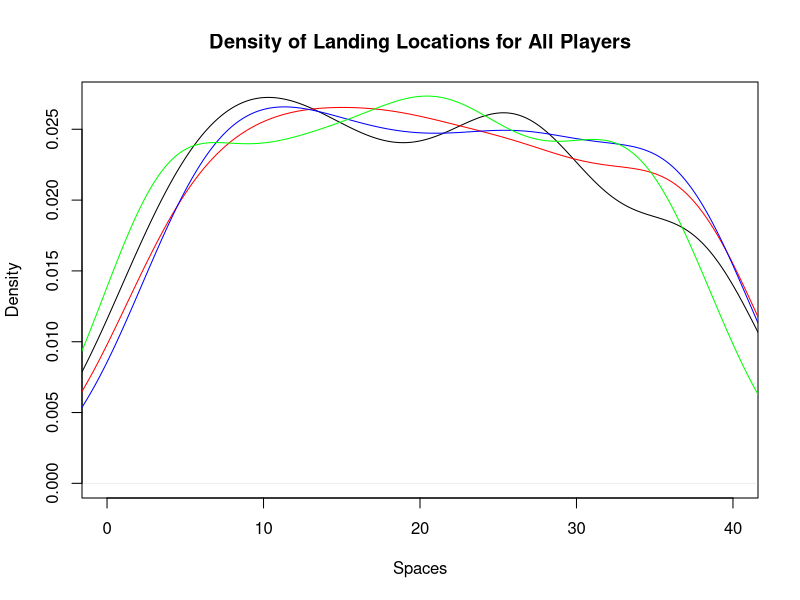
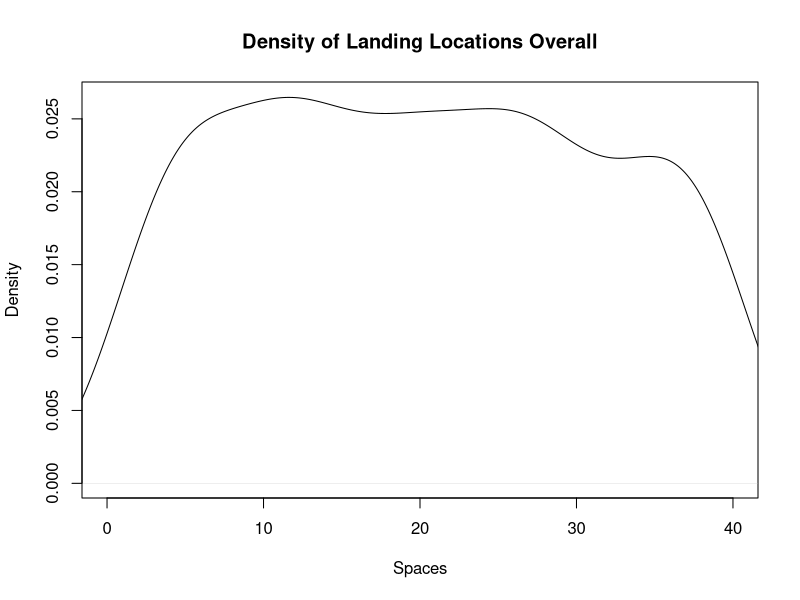
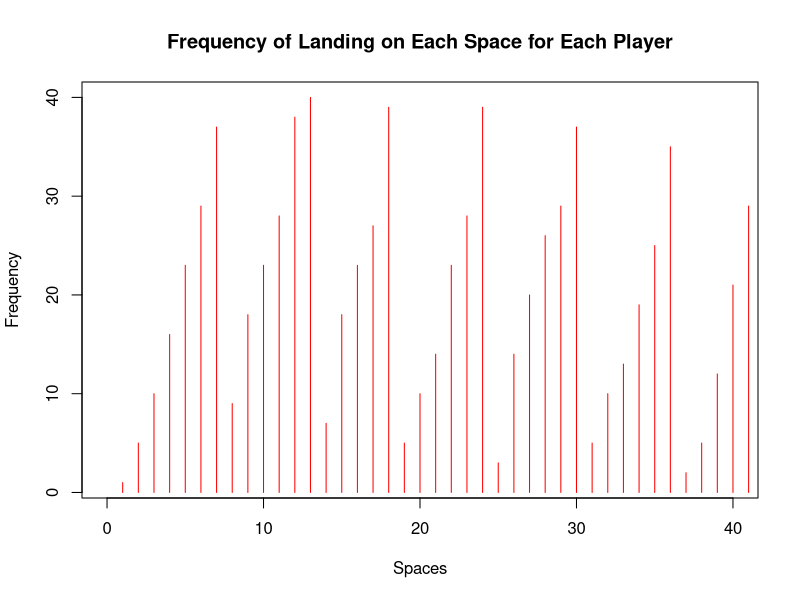
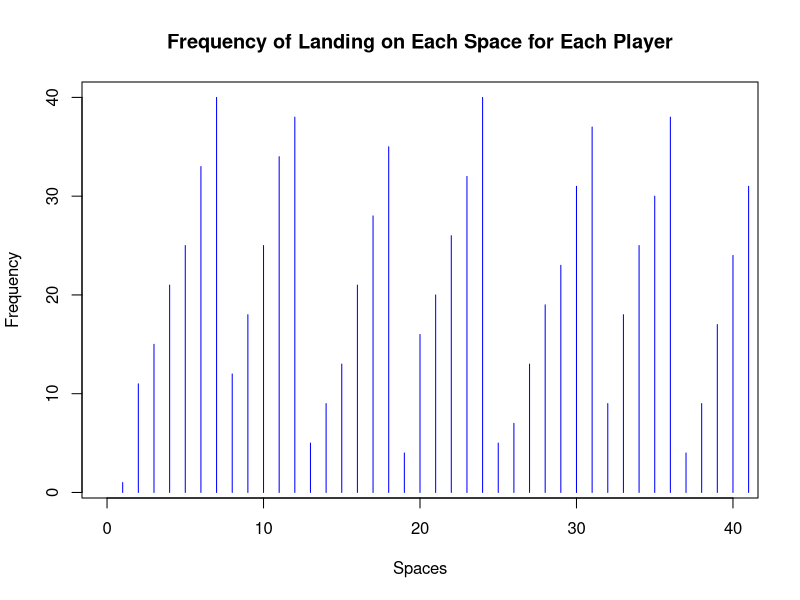
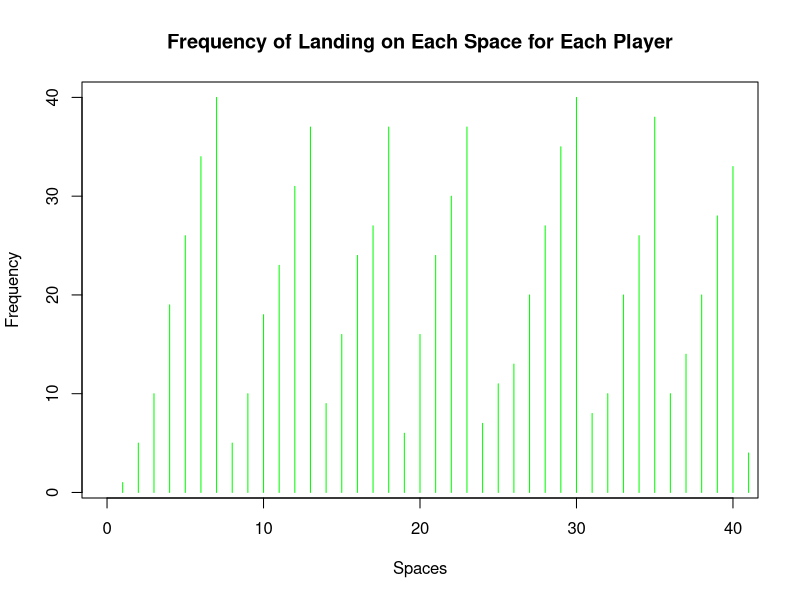
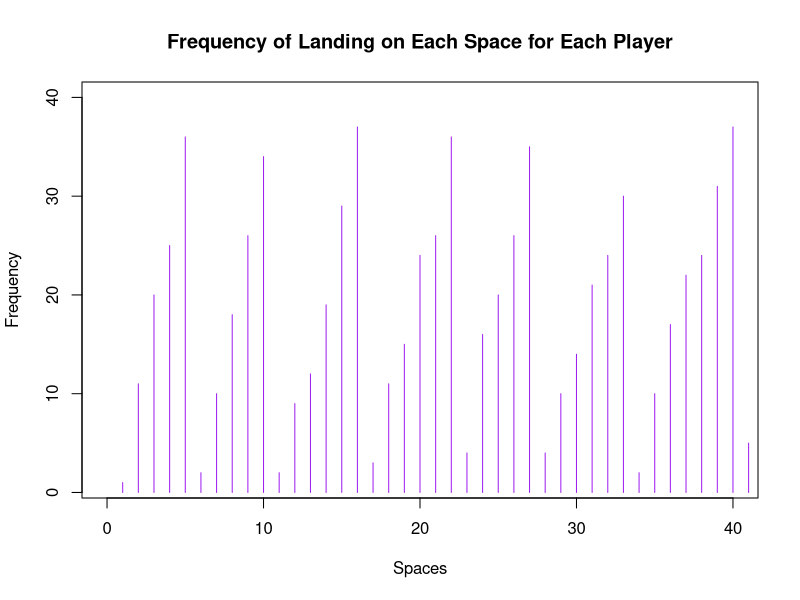
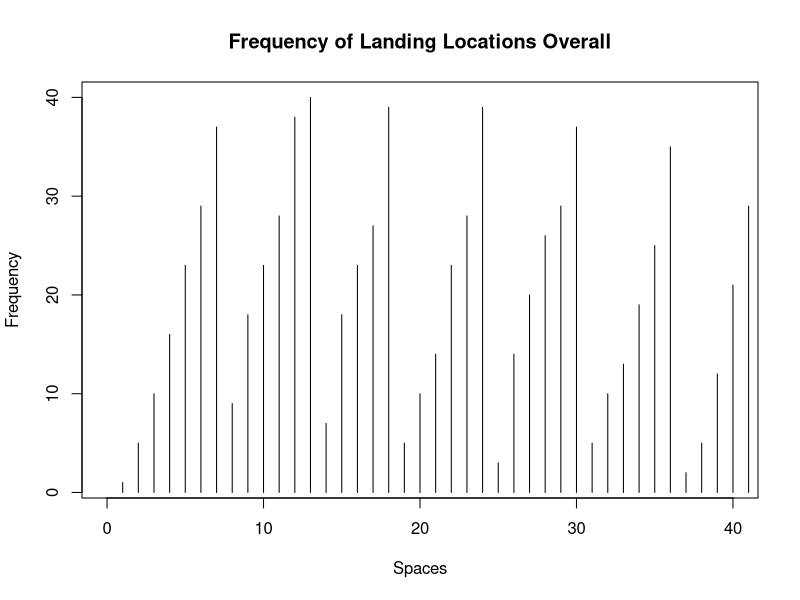
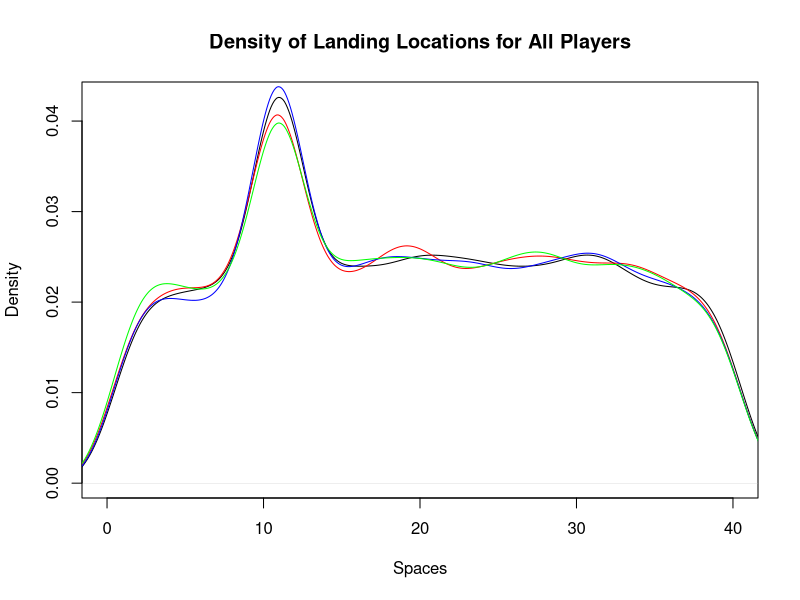

Reproduce these figures in R, in order. (Note: this script raises an error after producing the figures.)
## ---- chunk 1
knitr::opts_chunk$set(echo = TRUE)
## ---- chunk 2
library(dplyr)
library(ggplot2)
library(tidyverse)
## ---- chunk 3
monopolyBoard <- read.csv("MonopolyBoard.csv", header = T)
monopolyBoard
## ---- chunk 4
# Using dice rolls to determine where a player will land on the board
#input: "location", where the player is on the board
#output: the players new location on the board after the have rolled

#note that this is only accounting for standard dice rolls, no special rules yet...

lets_move = function(location) {
  dice_roll_1 <- sample(1:6, 1, replace = TRUE) #A random roll of a six-sided die
  dice_roll_2 <- sample(1:6, 1, replace = TRUE) #A random roll of a six-sided die
  
  roll_total <- sum(dice_roll_1, dice_roll_2) #The sum of the two rolls
  
  location = location + roll_total #Updating the player's location based on their rolls from the current turn
  
  if(location <= 40) { #if statement checking the players location
    location = location
  } else { #if the sum of the player's previous location and their rolls is greater than 40, this moves the player past GO and the start moving from space 1
    location = location - 40
  }
  
  print(location)
  
}

lets_move(20)
## ---- chunk 5
who_goes_first2 <- function(num_players){
  initial_rolls <- c()
  player_order <- length(num_players)
  for (i in 1:num_players) {
    player_i_roll <- sum(sample(1:6, 2, replace=TRUE))
    initial_rolls <- c(initial_rolls, player_i_roll) # vector of every player's first roll
  }
  
  if(sum(initial_rolls == max(initial_rolls)) >= 2){ # if more 1 person has the highest roll
    
    while (sum(initial_rolls == max(initial_rolls)) >= 2) { # keep rolling as long as players are tied
      tied_players <- which(initial_rolls==max(initial_rolls)) # identify which players tied

      tie_breaker_rolls <- c()
      for (i in tied_players) { # tied players roll again
       player_i_roll2 <- sum(sample(1:6, 2, replace=TRUE))
       tie_breaker_rolls <- c(tie_breaker_rolls, player_i_roll2)
       initial_rolls <- tie_breaker_rolls # update initial rolls
      }
    }
    highest_roll <- max(tie_breaker_rolls)
    highest_player <- tied_players[which(tie_breaker_rolls == highest_roll)]
  }
  
  else {
    highest_player <- which.max(initial_rolls) # who rolled the highest number
  
    # creating player order
    player_order[1] <- as.integer(highest_player)

    for (j in 2:num_players) {
    
      player_order[j] <- as.integer(player_order[j-1] + 1)
      if (player_order[j] > num_players) {
        player_order[j] <- 1
      }
    }
    #print(player_order)
  }
  playerlist <- (list(highest_player, player_order))
  return(playerlist)
}

who_goes_first2(4)
## ---- chunk 6
#A function to play Monopoly!
#Utilizes lets_move to move the players around the board
#input: "turns"; the amount of turns each player will take (i.e. the number of rounds in the game), "players"; a numeric value 1-4 representing the number of players in the game
#output: a dataframe showing each players' location after each of their turns; a density plot showing each players' location data throughout the game; a density plot showing the overall location data throughout the game

lets_play = function(turns, players) {
  
  location_data <- as.data.frame(matrix(nrow = turns, ncol = players)) # dataframe will keep data for locations of players for each turn
  
  # puts players in order
  colnames(location_data) <- who_goes_first2(players)[[2]]
  
  location = 1 #initializes the player at space 1 (i.e. GO!)
  location_data[1,] <- location

  for (i in 2:turns) { # iterates through number of turns
    for (j in 1:players) { # rotates through each player
      location = lets_move(location_data[i-1,j])[[1]] # takes location from lets_move2 function and assigns it to location
      location_data[i,j] <- as.integer(location) # puts location value into the dataframe of locations for each player
    }
  }
print(location_data) 


 ########################## plots ###############################

 #vector of colors
  colors <- c("red", "blue", "green","purple")
  
  # creates density plot of frequency of landing on each space for each player
  plot(density(location_data[,1]), xlim = c(0,40), col = "black", xlab="Spaces", main= "Density of Landing Locations for All Players")
  
  for (k in 2:players) {
    lines(density(location_data[,k]), col = colors[k-1]) # adds a density line for each player after the first
  }
  
  # creates density plot for total frequency landing on each space (all players spaces included)
  all_spaces <- as.vector(as.matrix(location_data))
  plot(density(all_spaces), xlim = c(0,40), col = "black", xlab="Spaces", main="Density of Landing Locations Overall")
  
  #creates frequency plot for frequency of landing on certain spaces for each player
  for(k in 1:players){
  plot(location_data[,k], xlim= c(0,40), col=colors[k], type="h", xlab="Spaces", ylab="Frequency", main="Frequency of Landing on Each Space for Each Player")
  }

  plot(all_spaces, xlim = c(0,40), col = "black", type="h", xlab = "Spaces", ylab = "Frequency", main = "Frequency of Landing Locations Overall")
}

lets_play(100, 4)

## ---- chunk 7
#Double Down -- addition of jail and double rolls

#Incorporating double rolls and sending players to jail when the players are rolling and moving
#input: "location"; a numeric value 1 to 40; where the player in on the board
#output: the players new location on the board

lets_move2 = function(location) {
  dice_roll_1 <- sample(1:6, 1, replace = TRUE) #a standard, six-sided dice roll
  dice_roll_2 <- sample(1:6, 1, replace = TRUE) #a standard, six-sided dice roll
  
  roll_total <- sum(dice_roll_1, dice_roll_2) #the sum of the two dice rolls
  roll_double <- dice_roll_1 == dice_roll_2 #checking if the player rolled a double
  
    location = location + roll_total # updates location to be previous location + roll total
    double3 = "false" # double3 is assigned "true" if the player double rolls 3x (as seen in if statement below), otherwise it is assigned "false" 
    
  # first double roll -> roll again
  if (roll_double == TRUE) { #checks if the player rolled a double with their first two rolls. if "TRUE", the player rolls again
    dice_roll_3 <- sample(1:6, 1, replace = TRUE) #the player's third dice roll
    dice_roll_4 <- sample(1:6, 1, replace = TRUE) #the player's fourth dice roll
    
    roll_total2 <- sum(dice_roll_3, dice_roll_4) #the sum of the player's third and fourth rolls
    roll_double2 <- dice_roll_3 == dice_roll_4 #checks to see if the player rolled a double again
    
    location = location + roll_total2 #the player's new location
    double3 = "false"
    
    # if player is at a location past 40, subtract 40 so they go back to the GO space at location "41"
    # this is included in each if statement below so that it applies if player has to roll again
    if (location <= 40) { #checks to make sure that the player's location isn't over 40 (i.e not on the board)
      location = location
    } else { #If greater than 40, it subtracts 40 from location to allow player to continue to move on the board
      location = location - 40
    }
     
      # second double roll -> roll again
      if (roll_double2 == TRUE) { #if the player has rolled two doubles, they roll again
        dice_roll_5 <- sample(1:6, 1, replace = TRUE) #the player's fifth roll
        dice_roll_6 <- sample(1:6, 1, replace = TRUE) #the player's sixth roll
    
        roll_total3 <- sum(dice_roll_5, dice_roll_6) #the sum of the fifth and sixth roll
        roll_double3 <- dice_roll_5 == dice_roll_6 #checking to see if the player rolled a third double
    
        location = location + roll_total3 #the players new location
        double3 = "false"
        
        if (location <= 40) { #checks the player's location again
          location = location
        } else {
          location = location - 40
        }
        
        # third double roll -> go to jail
          if (roll_double3 == TRUE) { #checks if the player rolled three doubles in a row, if TRUE, the players goes to jail (space 11)
            location = monopolyBoard$spaces[monopolyBoard$name == "Jail"]
            double3 = "true"
          }
      }
  }  
    
  if (location <= 40) { #checks the players location on the board
    location = location
  } else {
    location = location - 40
  }
  
  listdata <- (list(location, double3)) # creates list for outputs "location" and "double3"
  # if you need to access location from this function, use lets_move2(location_data[i-1,j])[[1]]
  # if you need to access double3, use lets_move2(double3)[[2]]
  return(listdata)
  
}
## ---- chunk 8
#A function to move players around the board while incorporating double rolls and going to jail
#input: "turns"; the amount of turns each player takes (i.e. how many rounds the game is), "players"; a numeric value 1-4 representing the number of players in the game
#output: a dataframe showing each players' location after each of their turns; a density plot showing each players' location data throughout the game; a density plot showing the overall location data throughout the game

lets_play2 = function(turns, players) {
  
  
  location_data <- as.data.frame(matrix(nrow = turns, ncol = players)) # dataframe will keep data for locations of players for each turn
  double3data <- as.data.frame(matrix(nrow = turns, ncol = players)) # dataframe will say "true" if player double rolled 3x (which lands them in jail) and "false" if they didn't double roll 3x
  
    # puts players in order
    colnames(location_data) <- who_goes_first2(players)[[2]]
  
    location = 1 # each player starts at location 1
    location_data[1,] <- location
    double3 = 0 # initializing "double3" which will be later assigned a "true" or "false" based on if player double rolled 3x
  
    for (i in 2:turns) { # iterates through number of turns
      
        for (j in 1:players) { # rotates through each player
          
        location = lets_move2(location_data[i-1,j])[[1]] # takes location from lets_move2 function and assigns it to location
        location_data[i,j] <- as.integer(location) # puts location value into the dataframe of locations for each player
        double3data[i,j] <- lets_move2(double3)[[2]] # takes "true" or "false" value from double3 and adds it to double3data dataframe
        
      # deals with landing in jail from "go to jail" space and staying there for next 3 turns
      if (31 %in% location_data[i-1,j]) { # if you landed on 31 in the last turn (i-1 turn), you go to jail (space 11) for the ith turn
        location <- 11
        location_data[i,j] <- as.integer(location) # new location is 11
      } else if (11 %in% location_data[i-1,j] & 31 %in% location_data[i-2,j]) { # if you were on space 11 last turn AND you were on space 31 2 turns ago, you stay in jail (space 11) for turn i
        location <- 11
        location_data[i,j] <- as.integer(location)
      } else if (11 %in% location_data[i-2,j] & 31 %in% location_data[i-3,j]) {
        location <- 11
        location_data[i,j] <- as.integer(location)
      }
        
      # landing in jail from 3x double roll and staying there for next 3 turns
      if (11 %in% location_data[i,j] & "true" %in% double3data[i-1,j]) { # if player's location is 11 (jail) and double3data is"true" (player double rolled 3x), player stays in jail. all 3 if/else if statements keep player in jail for the next 3 turns
        location <- 11
        location_data[i,j] <- as.integer(location)
      } else if (11 %in% location_data[i-1,j] & "true" %in% double3data[i-2,j]) { # 
        location <- 11
        location_data[i,j] <- as.integer(location)
      } else if (11 %in% location_data[i-2,j] & "true" %in% double3data[i-3,j]) {
        location <- 11
        location_data[i,j] <- as.integer(location)
      }
        
    }
  }
  print(location_data)
  print(double3)
  
  
  ########################## plots ###############################

 #vector of colors
  colors <- c("red", "blue", "green","purple")
  
  # creates density plot of frequency of landing on each space for each player
  plot(density(location_data[,1]), xlim = c(0,40), col = "black", xlab="Spaces", main= "Density of Landing Locations for All Players")
  
  for (k in 2:players) {
    lines(density(location_data[,k]), col = colors[k-1]) # adds a density line for each player after the first
  }
  
  # creates density plot for total frequency landing on each space (all players spaces included)
  all_spaces <- as.vector(as.matrix(location_data))
  plot(density(all_spaces), xlim = c(0,40), col = "black", xlab="Spaces", main="Density of Landing Locations Overall")
  
  #creates frequency plot for frequency of landing on certain spaces for each player
  for(k in 1:players){
  plot(location_data[,k], xlim= c(0,40), col=colors[k], type="h", xlab="Spaces", ylab="Frequency", main="Frequency of Landing on Each Space for Each Player")
  }
  
  plot(all_spaces, xlim = c(0,40), col = "black", type="h", xlab = "Spaces", ylab = "Frequency", main = "Frequency of Landing Locations Overall")
 
}
 
lets_play2(10000, 4)
## ---- chunk 9

Card_Numbers <- c(1, 2, 3, 4, 5, 6, 7, 8, 9, 10, 11, 12, 13, 14, 15, 16) # the card numbers

Chance_Cards <- c("Advance to Boardwalk", "Advance to Go (Collect $200)", "Advance to Illinois Avenue. If you pass Go, collect $200", "Advance to St. Charles Place. If you pass Go, collect $200", "Advance to the nearest Railroad. If unowned, you may buy it from the Bank. If owned, pay owner twice the rental to which they are otherwise entitled", "Advance to the nearest Railroad. If unowned, you may buy it from the Bank. If owned, pay owner twice the rental to which they are otherwise entitled", "Advance token to nearest Utility. If unowned, you may buy it from the Bank. If owned, throw dice and pay owner a total ten times amount thrown", "Bank pays you dividend of $50", "Get Out of Jail Free", "Go Back 3 Spaces", "Go to Jail. Go directly to Jail, do not pass Go, do not collect $200", "Make general repairs on all your property. For each house pay $25. For each hotel pay $100", "Speeding fine $15", "Take a trip to Reading Railroad. If you pass Go, collect $200", "You have been elected Chairman of the Board. Pay each player $50", "Your building loan matures. Collect $150") # the card information

Chance <- data.frame(Chance_Cards, Card_Numbers) #a dataframe associating each chance card with a number



Community_Chest_Cards <- c("Advance to Go (Collect $200)", "Bank error in your favor. Collect $200", "Doctor’s fee. Pay $50", "From sale of stock you get $50", "Get Out of Jail Free", "Go to Jail. Go directly to jail, do not pass Go, do not collect $200", "Holiday fund matures. Receive $100", "Income tax refund. Collect $20", "It is your birthday. Collect $10 from every player", "Life insurance matures. Collect $100", "Pay hospital fees of $100", "Pay school fees of $50", "Receive $25 consultancy fee", "You are assessed for street repair. $40 per house. $115 per hotel", "You have won second prize in a beauty contest. Collect $10", "You inherit $100") # the card information

Community_Chest <- data.frame(Community_Chest_Cards, Card_Numbers) #a dataframe associating each community chest card with a number
## ---- chunk 10
#A function that randomly selects a numeric value 1:16 representing a Chance card and updates the player's location based on the card information
#input: "location"; a numeric value 1:40 representing the player's location on the board
#output: the player's new location on the board

Drawing_Chance = function(location) {
  location = location #the player's current location
  amount <- 0 #amount is later used to updated the player's bank in lets_play3 by the amount stated in certain cards
  draw_card <- sample(1:16, 1, replace = TRUE) #randomly selecting a card from 1:16 cards
  player_card <- Chance$Chance_Cards[draw_card] #finding the card in the Chance deck
  print(player_card)

#The following if statements update the player's location based on the card that was drawn (if applicable)  
      if(draw_card == 1) {
        location = 1
      }
      
      if(draw_card == 2) {
        location = 1
        amount = 200
      }
      
      if(draw_card == 3) {
        if(location > 25){
          amount = 200
        }else{
          amount = amount
    }
        location = 25
      }
  
      if(draw_card == 4){
        if(location > 13 ){
          amount = 200
        }else{
          amount = amount
    }
        location = 12
      }
  
      if(draw_card == 5){
        if(location >= 37 && location <= 5){
              location = 6
            } else {
              if (location >= 6 && location <= 15){
                location = 16
              } else {
                if(location >= 16 && location <= 25){
                  location = 26
                } else {
                  location = 36
                }
              }
            }
    }
  
    if(draw_card == 6){
        if(location >= 37 && location <= 5){
              location = 6
            } else {
              if (location >= 6 && location <= 15){
                location = 16
              } else {
                if(location >= 16 && location <= 25){
                  location = 26
                } else {
                  location = 36
                }
              }
            }
    }
  
    if(draw_card == 7){
        if(location >= 29 && location <= 12){
              location = 13
            } else {
              location = 29
    }
    }
  
    if(draw_card == 8){
      amount = -50
    }
  
    if(draw_card == 10) {
      location = location - 3
    }
  
    if(draw_card == 11) {
      location = 11
    }
  
    if(draw_card == 13){
      amount = -15
    }
  
    if(draw_card == 14) {
      if(location > 6){
        amount = 200
      }else{
        amount = amount
    }
      location = 6
    }
  
    if(draw_card == 16){
      amount = 150
    }
  
   
    location = location
    amount = amount
    list_location_amount <- list(location, amount)
    return(list_location_amount)
}



#A function that randomly selects a numeric value 1:16 representing a Community Chest card and updates the player's location based on the card information
#input: "location"; a numeric value 1:40 representing the player's location on the board
#output: the player's new location on the board

Drawing_Community_Chest = function(location) {
  location = location
  amount <- 0
  draw_card_chest <- sample(1:16, 1, replace = TRUE)
  player_card_chest <- Community_Chest$Community_Chest_Cards[draw_card_chest]
  print(player_card_chest)
  print(location)
  
  
  if (draw_card_chest == 1) {
    location = 1
    amount = 200
  }
  
  #Bank error in your favor. Collect $200
  if(draw_card_chest == 2){
    amount = 200
  }
  
  #Doctor’s fee. Pay $50
  if(draw_card_chest == 3){
    amount = -50
  }
  
  #From sale of stock you get $50
  if(draw_card_chest == 4){
    amount = 50
  }
  
  if(draw_card_chest == 6) {
    location = 11
  }
  
  #Holiday fund matures. Receive $100
  if(draw_card_chest == 7){
    amount = 100
  }
  
  #Income tax refund. Collect $20
  if(draw_card_chest == 8){
    amount = 20
  }
  
  #Life insurance matures. Collect $100
  if(draw_card_chest == 10){
    amount = 100
  }
  
  #Pay hospital fees of $100
  if(draw_card_chest == 11){
    amount = -100
  }
  
  #Pay school fees of $50
  if(draw_card_chest == 12){
    amount = -50
  }
  
  #Receive $25 consultancy fee
  if(draw_card_chest == 13){
    amount = 25
  }
  
  #You have won second prize in a beauty contest. Collect $10
  if(draw_card_chest == 15){
    amount = 10
  }
  
  #You inherit $100
  if(draw_card_chest == 16){
    amount = 100
  }
  
  location = location 
  amount = amount
  list_location_amount <- list(location,amount)
  return(list_location_amount)
}
## ---- chunk 11
#A function that expands on lets_move2 to add the actions of Community Chest and Chance spaces and their respective cards
#input: "location"; a numeric value 1 to 40; where the player in on the board
#output: the players new location on the board

lets_move3 = function(location) {
  dice_roll_1 <- sample(1:6, 1, replace = TRUE) 
  dice_roll_2 <- sample(1:6, 1, replace = TRUE) 
  
  roll_total <- sum(dice_roll_1, dice_roll_2)
  roll_double <- dice_roll_1 == dice_roll_2
  
    location = location + roll_total
    double3 = "false"


  if (location <= 40) {
      location = location
      amount = 0
  } else {
      location = location - 40
      amount = 200
  }
   
  
  if(location == 8 || location == 23 || location == 27) { #check's if the player's location is a Chance space
    location = Drawing_Chance(location)[[1]] #if TRUE, the player draws a Chance card using the Drawing_Chance function which updates their location
  }
  
  if(location == 3 || location == 18 || location == 34) { #check's if the player's location is a Community Chest space
    location = Drawing_Community_Chest(location)[[1]] #if TRUE, the player draws a Community Chest card using the Drawing_Community_Chest which updates their location
  }
    
  # first double roll -> roll again
  if (roll_double == TRUE) {
    dice_roll_3 <- sample(1:6, 1, replace = TRUE)
    dice_roll_4 <- sample(1:6, 1, replace = TRUE)
    
    roll_total <- sum(dice_roll_3, dice_roll_4)
    roll_double2 <- dice_roll_3 == dice_roll_4
    
    location = location + roll_total
    double3 = "false"
    
    if (location <= 40) {
      location = location
      amount = 0
    } else {
      location = location - 40
      amount = 200
    }
    
    
    if(location == 8 || location == 23 || location == 27) { #check's if the player's location is a Chance space
    location = Drawing_Chance(location)[[1]] #if TRUE, the player draws a Chance card using the Drawing_Chance function which updates their location
    }
  
  if(location == 3 || location == 18 || location == 34) { #check's if the player's location is a Community Chest space
    location = Drawing_Community_Chest(location)[[1]] #if TRUE, the player draws a Community Chest card using the Drawing_Community_Chest which updates their location
    }
     
      # second double roll -> roll again
      if (roll_double2 == TRUE) {
        dice_roll_5 <- sample(1:6, 1, replace = TRUE)
        dice_roll_6 <- sample(1:6, 1, replace = TRUE)
    
        roll_total <- sum(dice_roll_5, dice_roll_6)
        roll_double3 <- dice_roll_5 == dice_roll_6
    
        location = location + roll_total
        double3 = "false"
        
        if (location <= 40) {
          location = location
          amount = 0
        } else {
          location = location - 40
          amount = 200
        }
        
        if(location == 8 || location == 23 || location == 27) { #check's if the player's location is a Chance space
          location = Drawing_Chance(location)[[1]] #if TRUE, the player draws a Chance card using the Drawing_Chance function which updates their location
        }
  
        if(location == 3 || location == 18 || location == 34) { #check's if the player's location is a Community Chest space
          location = Drawing_Community_Chest(location)[[1]] #if TRUE, the player draws a Community Chest card using the Drawing_Community_Chest which updates their location
         
        }
        
        # third double roll -> go to jail
          if (roll_double3 == TRUE) {
            location = monopolyBoard$spaces[monopolyBoard$name == "Jail"]
            double3 = "true"

          }
      }
  }  
   
  location = location 

  listdata <- (list(location, double3, amount))
  return(listdata)
  
}

## ---- chunk 12

lets_play3 = function(turns, players) {
  
  location_data <- as.data.frame(matrix(nrow = turns, ncol = players))
  double3data <- as.data.frame(matrix(nrow = turns, ncol = players))
  
    colnames(location_data) <- who_goes_first2(players)[[2]]
  
    location = 1
    location_data[1,] <- location
    double3 = 0
  
    for (i in 2:turns) {
      
        for (j in 1:players) {
          
        location = lets_move3(location_data[i-1,j])[[1]]
        location_data[i,j] <- as.integer(location)
        double3data[i,j] <- lets_move3(location)[[2]]
        
      # deals with landing in jail from "go to jail" space and staying there for next 3 turns
      if (31 %in% location_data[i-1,j]) { # if you land on 31 (go to jail), next location is in jail (space 11)
        location <- 11
        location_data[i,j] <- as.integer(location)
      } else if (11 %in% location_data[i-1,j] & 31 %in% location_data[i-2,j]) {
        location <- 11
        location_data[i,j] <- as.integer(location)
      } else if (11 %in% location_data[i-2,j] & 31 %in% location_data[i-3,j]) {
        location <- 11
        location_data[i,j] <- as.integer(location)
      }
        
      # landing in jail from 3x double roll and staying there for next 3 turns
      if (11 %in% location_data[i,j] & "true" %in% double3data[i-1,j]) { # "true" means player double rolled 3x -> jail
        location <- 11
        location_data[i,j] <- as.integer(location)
      } else if (11 %in% location_data[i-1,j] & "true" %in% double3data[i-2,j]) { # 
        location <- 11
        location_data[i,j] <- as.integer(location)
      } else if (11 %in% location_data[i-2,j] & "true" %in% double3data[i-3,j]) {
        location <- 11
        location_data[i,j] <- as.integer(location)
      }

        
      # updating banks if players land on each others' properties
      if(location %in% c(2, 4, 7, 9, 10, 12, 13, 14, 15, 17, 19, 20, 22, 24, 25, 27, 28, 29, 30, 32, 33, 35, 38, 40)) {
            
      location = location
      spot <- which(Property_Statuses$Space == location)
      cost <- which(monopolyBoard$spaces == location)
      owned_by_player <- Property_Statuses$Owned_By_Player[spot]
        
      The_Players$Player_Bank[owned_by_player] <- The_Players$Player_Bank[owned_by_player] + monopolyBoard$rent_0[cost]
      The_Players$Player_Bank[j] <- The_Players$Player_Bank[j] - monopolyBoard$rent_0[cost]
      }
      
      #updating banks if players land on others' railroads
      if(location %in% c(6, 16, 26, 36)){
        
      location = location
      spot <- which(Property_Statuses$Space == location)
      cost <- which(monopolyBoard$spaces == location)
      owned_by_player <- Property_Statuses$Owned_By_Player[spot]
        
      The_Players$Player_Bank[owned_by_player] <- The_Players$Player_Bank[owned_by_player] + 200
      The_Players$Player_Bank[j] <- The_Players$Player_Bank[j] - 200
      }
      
      # Updating player bank if they gained or lost money from a Chance card
      if (Drawing_Chance(location_data[i,j])[[2]] != 0) {
        The_Players$Player_Bank[j] <- The_Players$Player_Bank[j] + Drawing_Chance(location_data[i,j])[[2]]  
      }
        
      # Updating player bank if they gained or lost money from a Community Chest card 
      if (Drawing_Community_Chest(location_data[i,j])[[2]] != 0) {
        The_Players$Player_Bank[j] <- The_Players$Player_Bank[j] + Drawing_Community_Chest(location_data[i,j])[[2]]  
      }
      
      # Player gets $200 if they pass go
      if (lets_move3(location_data[i,j])[[3]] != 0) {
        The_Players$Player_Bank[j] <- The_Players$Player_Bank[j] + lets_move3(location_data[i,j])[[3]]  
      }
      
      # Paying when player lands on a tax space
      if (5 %in% location_data[i,j] || 39 %in% location_data[i,j]) {
        The_Players$Player_Bank[j] <- The_Players$Player_Bank[j] - monopolyBoard$cost[location_data[i,j]] # subtracting cost of tax from player's bank
      }
        
      #
    }
  }

  print(The_Players)
  
  
    # creates density plot of frequency of landing on each space for each player
  colors <- c("red", "blue", "green","purple")
  
  plot(density(location_data[,1]), xlim = c(0,40), col = "black", xlab="Spaces", main= "Density of Landing Locations for All Players")
  
  for (k in 2:players) {
    lines(density(location_data[,k]), col = colors[k-1]) # adds a density line for each player after the first
  }
  
  # creates density plot for total frequency landing on each space (all players spaces included)
  all_spaces <- as.vector(as.matrix(location_data))
  plot(density(all_spaces), xlim = c(0,40), col = "black", xlab="Spaces", main="Density of Landing Locations Overall")
  
  for(k in 1:players){
  plot(location_data[,k], xlim= c(0,40), col=colors[k], type="h", xlab="Spaces", ylab="Frequency", main="Frequency of Landing on Each Space for Each Player")
  }
}

lets_play3(10, 4)
